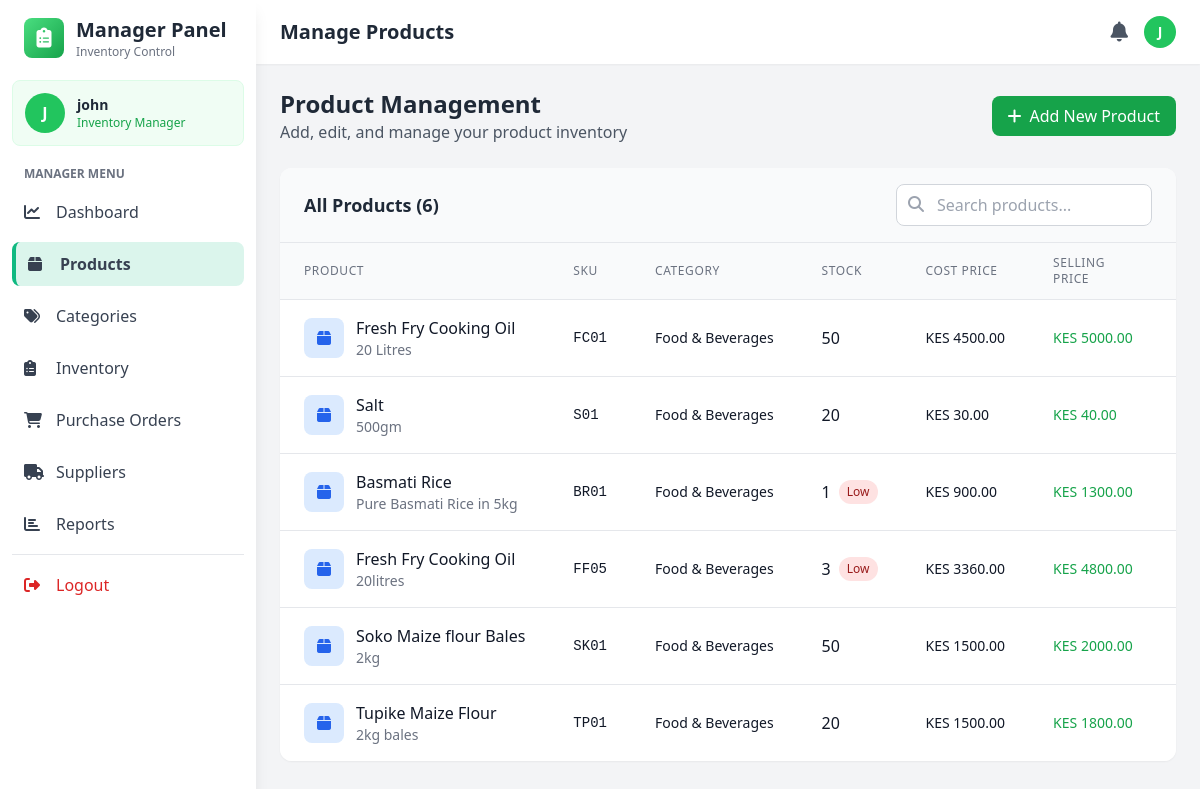
The page /manager/products (signed in) on the database as committed earlier.
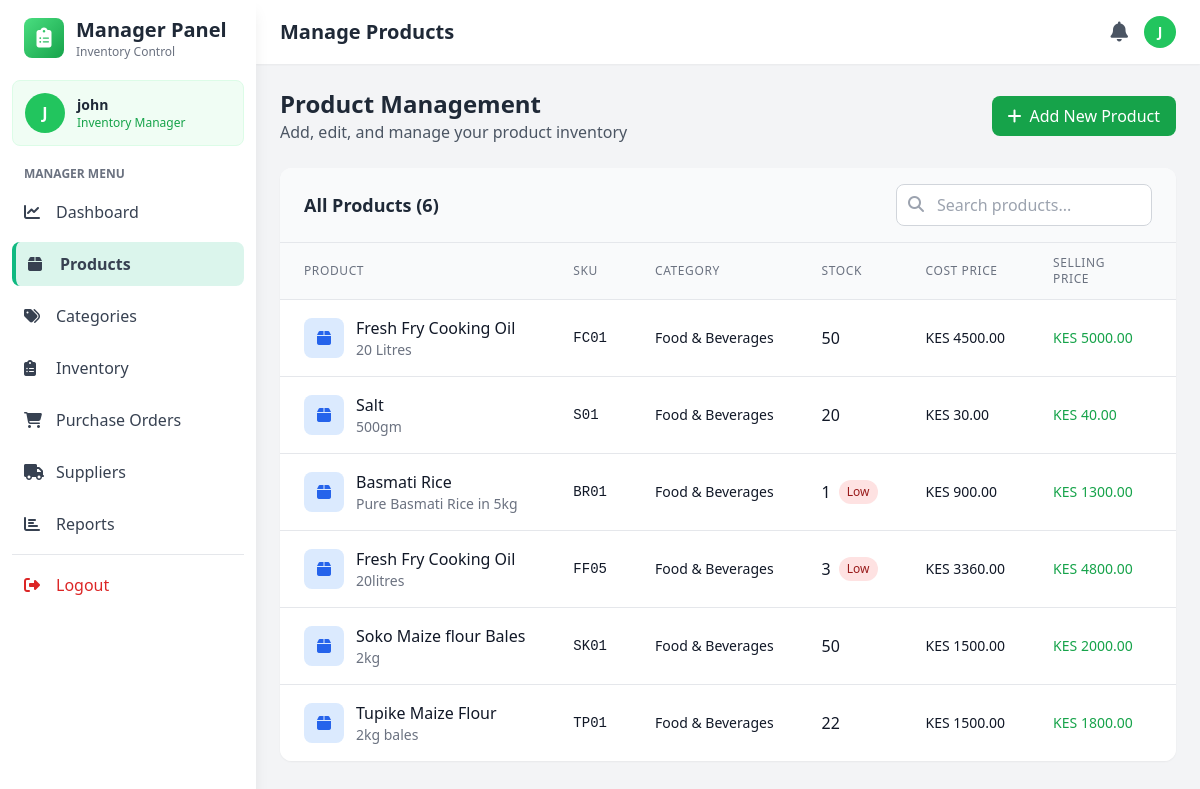
The same page on the database as committed later.
### models.py (models this page shows, shortened)
class Product(db.Model):
    __tablename__ = 'products'
    id = db.Column(db.Integer, primary_key=True)
    name = db.Column(db.String(200), nullable=False)
    sku = db.Column(db.String(50), unique=True, nullable=False)  # Stock code
    description = db.Column(db.Text)
    cost_price = db.Column(db.Float, nullable=False)
    selling_price = db.Column(db.Float, nullable=False)
    quantity = db.Column(db.Integer, default=0)
    reorder_level = db.Column(db.Integer, default=10)
    category_id = db.Column(db.Integer, db.ForeignKey('categories.id'), nullable=False)
    supplier_id = db.Column(db.Integer, db.ForeignKey('suppliers.id'), nullable=False)
    created_at = db.Column(db.DateTime, default=datetime.utcnow)
    updated_at = db.Column(db.DateTime, default=datetime.utcnow, onupdate=datetime.utcnow)
    is_active = db.Column(db.Boolean, default=True)
    image_url = db.Column(db.String(500))  # For Cloudinary image URLs
    unit = db.Column(db.String(50), default='piece')  # piece, kg, liter, pack, box, etc.
    category = db.relationship('Category', backref='products')
    supplier = db.relationship('Supplier', backref='products')

class Category(db.Model):
    __tablename__ = 'categories'
    id = db.Column(db.Integer, primary_key=True)
    name = db.Column(db.String(100), unique=True, nullable=False)
    description = db.Column(db.Text)
    created_at = db.Column(db.DateTime, default=datetime.utcnow)

### app.py (the view)
@app.route('/manager/products')
@login_required
def manage_products():
    if current_user.role not in ['admin', 'manager']:
        flash('Access denied. Manager access required.', 'danger')
        return redirect(url_for('index'))
    products = Product.query.all()
    categories = Category.query.all()
    suppliers = Supplier.query.all()
    return render_template('manager/products.html',
                         products=products,
                         categories=categories,
                         suppliers=suppliers)

### app.py (called while the page is built)
@login_manager.user_loader
def load_user(user_id):
    return User.query.get(int(user_id))

### templates/manager/products.html (shortened to what the changed rows need)
<!DOCTYPE html>
<html lang="en">
<head>
    <script src="https://cdn.tailwindcss.com"></script>
    <link rel="stylesheet" href="https://cdnjs.cloudflare.com/ajax/libs/font-awesome/6.4.0/css/all.min.css">
</head>
<body class="bg-gray-100">
    <aside class="fixed top-0 left-0 z-40 w-64 h-screen bg-white shadow-lg">
        <div class="h-full px-3 py-4 overflow-y-auto">
            <div class="flex items-center mb-5 px-3">
                <div class="ml-3">
                    <h2 class="text-xl font-bold text-gray-800">Manager Panel</h2>
                </div>
            </div>
        </div>
    </aside>
    <div class="ml-64">
        <header class="bg-white shadow-sm sticky top-0 z-30">
            <div class="flex items-center justify-between px-6 py-4">
                <h1 class="text-xl font-semibold text-gray-800">Manage Products</h1>
            </div>
        </header>
        <main class="p-6">
            <div class="flex justify-between items-center mb-6">
                <div>
                    <h2 class="text-2xl font-bold text-gray-800">Product Management</h2>
                </div>
            </div>
            <div class="bg-white rounded-xl shadow-sm overflow-hidden">
                <table class="min-w-full divide-y divide-gray-200">
                    <thead class="bg-gray-50">
                        <tr>
                            <th class="px-6 py-3 text-left text-xs font-medium text-gray-500 uppercase tracking-wider">Product</th>
                            <th class="px-6 py-3 text-left text-xs font-medium text-gray-500 uppercase tracking-wider">SKU</th>
                            <th class="px-6 py-3 text-left text-xs font-medium text-gray-500 uppercase tracking-wider">Category</th>
                            <th class="px-6 py-3 text-left text-xs font-medium text-gray-500 uppercase tracking-wider">Stock</th>
                            <th class="px-6 py-3 text-left text-xs font-medium text-gray-500 uppercase tracking-wider">Cost Price</th>
                            <th class="px-6 py-3 text-left text-xs font-medium text-gray-500 uppercase tracking-wider">Selling Price</th>
                            <th class="px-6 py-3 text-left text-xs font-medium text-gray-500 uppercase tracking-wider">Status</th>
                        </tr>
                    </thead>
                    <tbody class="bg-white divide-y divide-gray-200">
                        {% for product in products %}
                        <tr class="hover:bg-gray-50">
                            <td class="px-6 py-4 whitespace-nowrap">
                                <div class="flex items-center">
                                    <div class="w-10 h-10 bg-blue-100 rounded-lg flex items-center justify-center mr-3">
                                        <i class="fas fa-box text-blue-600"></i>
                                    </div>
                                    <div>
                                        <div class="font-medium text-gray-900">{{ product.name }}</div>
                                        <div class="text-sm text-gray-500 truncate max-w-xs">{{ product.description or 'No description' }}</div>
                                    </div>
                                </div>
                            </td>
                            <td class="px-6 py-4 whitespace-nowrap text-sm text-gray-900 font-mono">{{ product.sku }}</td>
                            <td class="px-6 py-4 whitespace-nowrap text-sm text-gray-900">{{ product.category.name }}</td>
                            <td class="px-6 py-4 whitespace-nowrap">
                                <div class="flex items-center">
                                    <span class="font-medium text-gray-900">{{ product.quantity }}</span>
                                </div>
                            </td>
                            <td class="px-6 py-4 whitespace-nowrap text-sm text-gray-900">KES {{ "%.2f"|format(product.cost_price) }}</td>
                            <td class="px-6 py-4 whitespace-nowrap text-sm font-medium text-green-600">KES {{ "%.2f"|format(product.selling_price) }}</td>
                            <td class="px-6 py-4 whitespace-nowrap">
                            </td>
                        </tr>
                        {% endfor %}
                    </tbody>
                </table>
            </div>
        </main>
    </div>
</body>
</html>

Rows that differ between the two databases and show on the page:
changed Product "Tupike Maize Flour": quantity "20" → "22"
